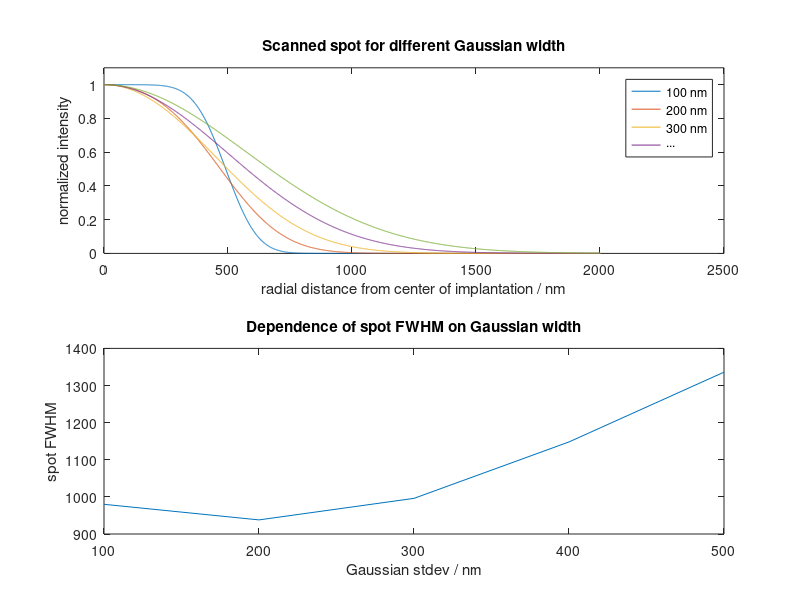

Write the MATLAB code that produced this figure.
%
%,------------------------------------------------------------------------,
%| Simulation of FWHM of a scanned spot           (Lukas @27/01/21)  V1.2 |
%'------------------------------------------------------------------------'
%
%In this script the FWHM of a scanned emitter spot is calculated, as it
%appears from the scan. The laser is sampled over the spot and the
%resulting signal is collected. The uniformely implanted spot is then
%mapped with this scan. Inhere you can change the laser focus size and the
%emitter spot size, to see how this effects the result. Keep in mind, that
%in case you collect with the same objective as you excite, the focal spot
%width that you give in the following as w_0 relates to the width of the
%total PSF, which is the PSF of the laser times that of the emitter.

close all
clear variables


%% ---- Parameters to be predefined ---------------------------------------

r_0 = 500;      %Radius of the uniformely implanted spot
X_MAX = 2000;   %Maximum distance of Gauss from center that is considered
W_MAX = 500;    %Maximum Gaussian width considered
STEP  = 100;    %Steps in which Gaussian width is changed

%! If you choose a ratio W_MAX/STEP>10 the simulation might take long !


%% ---- Calculation of the appearing spot in the scan ---------------------

%The following function is the analytic integral in y-direction, of a 
%2D-Gaussian function over a circle, that is shifted along the x-axis. You
%see basically the error functions as the integrated Gauss function along
%one axis with the edges of the circle as argument (integral bounds). These
%are multiplied by the remaining part of the 2D Gauss, that is the x
%dependend one. You will need to repead the integration for the other axis,
%but since the bounds are dependend on x via the geometry of the circle,
%the integral becomes impossible to solve analytically. That is why the
%second integration will be done numerically in the following.

Fct = @(x_0,r_0,w_0,x) (erf(sqrt(r_0^2-(x-x_0).^2)/(sqrt(2)*w_0))-...
                        erf(-sqrt(r_0^2-(x-x_0).^2)/(sqrt(2)*w_0))).*...
                        exp(-x.^2/(2*w_0^2));
                    
%Initialize relevant arrays:
w_0     = zeros(1,W_MAX/STEP);          %Gaussian focus width
NumInt  = zeros(X_MAX+1,1);             %result of numeric integral
Spot    = zeros(X_MAX+1,W_MAX/STEP);    %resulting spot on the sample
numFWHM = zeros(1,W_MAX/STEP);          %numeric FWHM of that spot

%Iterate now over all width of the Gauss and integrate the function for
%each x-position over the circle, which is equivalent to convoluting the
%2D-Gauss with a circle along the x-axis. Calculate then the numerically
%derived FWHM of the resulting distribution.

for iGaussWidth=1:W_MAX/STEP
    w_0(iGaussWidth) = iGaussWidth*STEP;
    for x_0=0:X_MAX
        NumInt(x_0+1) = integral(@(x) Fct(x_0,r_0,w_0(iGaussWidth),x),...
                                          x_0-r_0,x_0+r_0);
    end
    Spot(:,iGaussWidth)  = NumInt;
    numFWHM(iGaussWidth) = 2*length(NumInt(NumInt>max(NumInt/2)));
end
  
  
%% ---- Plot the results --------------------------------------------------

figure('Position', [420 120 920 820])

subplot(2,1,1)
for iGaussWidth = 1:length(Spot(1,:))
    plot(Spot(:,iGaussWidth)/max(Spot(:,iGaussWidth)))
    hold on
end
ylim([0,1.1])
title('Scanned spot for different Gaussian width')
xlabel('radial distance from center of implantation / nm')
ylabel('normalized intensity')
legend(sprintf('%.0f nm',STEP),sprintf('%.0f nm',2*STEP),...
       sprintf('%.0f nm',3*STEP),'...')
   
subplot(2,1,2)
plot(w_0,numFWHM)
title('Dependence of spot FWHM on Gaussian width')
xlabel('Gaussian stdev / nm')
ylabel('spot FWHM')


%% ---- Protocol of updates -----------------------------------------------

% 27.01.21 (V1.2):  - Warnings removed.